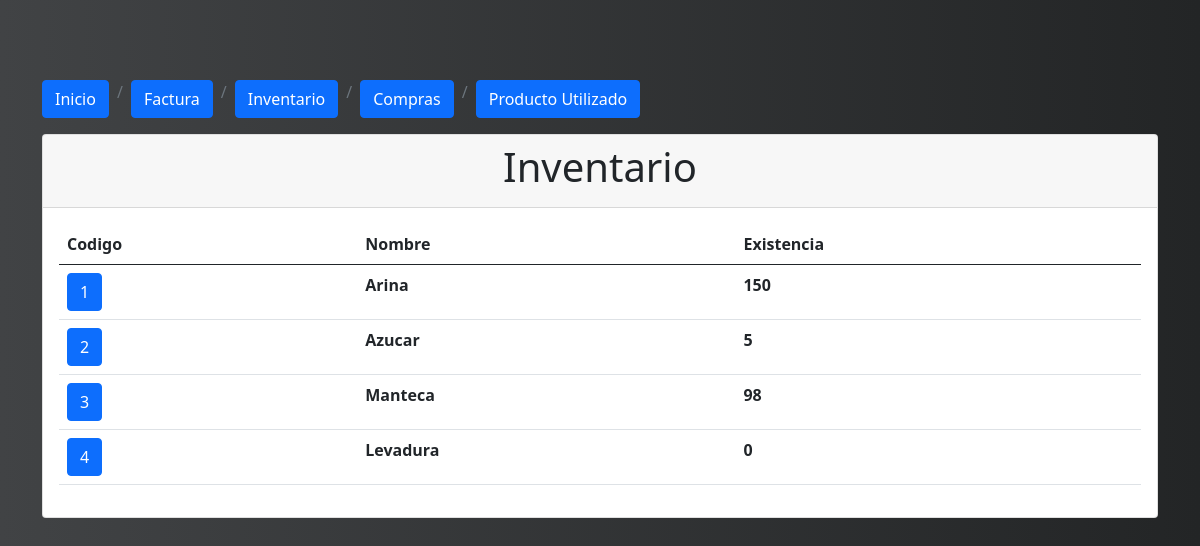
/inventario/ (signed in), run on the app's committed database.
### panaderia/models.py (models this page shows, shortened)
class InventarioProducto(models.Model):
    PRODUCTO = [
    ('Arina', 'Arina'),
    ('Azucar', 'Azucar'),
    ('Manteca', 'Manteca'),
    ('Levadura', 'Levadura'),
    ]
    nombre = models.CharField(max_length=20, choices=PRODUCTO)
    cantidad = models.IntegerField()

### panaderia/views.py (the view)
# urls.py: path('inventario/', views.InventarioProductoListView.as_view(), name='inventario'),
class InventarioProductoListView(LoginRequiredMixin, ListView):
    login_url = '/accounts/login/'
    model = InventarioProducto
    context_object_name = 'inventario'
    template_name = 'panaderia/inventario.html'

### panaderia/templates/panaderia/inventario.html
{% extends 'panaderia/base.html' %}
{% block contenido %}
<div class="card">
  <div class="card-header">
    <h1 class="text-center">Inventario</h1>
  </div>
  <div class="card-body">
  <table class="table">
<thead>
<tr>
      <th scope="col">Codigo</th>
      <th scope="col">Nombre</th>
      <th scope="col">Existencia</th>
</tr>
</thead>
<tbody>
{% if inventario %}
    {% for producto in inventario %}
<tr>
        <th scope="col"><a class="btn btn-primary"
        href="{% url 'panaderia:producto' producto.id %}">
        {{ producto.id}}</a>
        </th>
        <th scope="col">{{ producto.nombre }}</th>
        <th scope="col">{{ producto.cantidad }}</th>
</tr>
    {% endfor %}
{% else %}
<p>lista vacia</p>
{% endif %}
</tbody>
</table>
  </div>
</div>
{% endblock contenido %}

### panaderia/static/panaderia/css/estilo.css (style rules this page uses)
body { background: #232526; background: -webkit-linear-gradient(to right, #414345, #232526); background: linear-gradient(to right, #414345, #232526); }

### data on the page
InventarioProducto: id "1", nombre "Arina", cantidad "150"
InventarioProducto: id "2", nombre "Azucar", cantidad "5"
InventarioProducto: id "3", nombre "Manteca", cantidad "98"
InventarioProducto: id "4", nombre "Levadura", cantidad "0"
